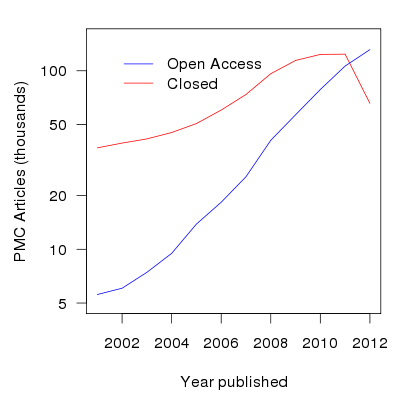

The script that saved this image:
## PLOT the total number of PMC articles published in the Open access subset by Year

# run May 17, 2013 
## all artices  = all[sb]                = 2736623
## open         = open access[Filter]    = 605246


## run loop and SEARCH PMC for
##  <Year>[dp] AND open access[Filter]  
##  <Year>[dp] NOT open access[Filter]


years<- 2001:2013
pub_open <-vector("list", length(years))
pub_closed <-vector("list", length(years))


for(i in 1:length(years)){
  pub_closed[[i]] <-esearch(paste(years[i], "[dp] NOT open access[Filter]", sep=""), "pmc")[2]
  pub_open[[i]]   <-esearch(paste(years[i], "[dp] AND open access[Filter]", sep=""), "pmc")[2]
  Sys.sleep(.33)
}

x1 <- unlist(pub_open)
names(x1) <- years

x2 <- unlist(pub_closed)
names(x2) <- years


## PLOT


png("pmc_growth.png", 400, 400, point=16)
par(mar=c(4.5,4.5,1.5,1))

plot(years[-13], x1[-13]/1000, type="l", pch=16, col="blue", xlab="Year published", ylab="PMC Articles (thousands)", log='y', ylim=c(5,150), las=1  )
lines(years[-13], x2[-13]/1000, col="red")

legend(2001.5, 140, c("Open Access", "Closed"), lty=1, col=c("blue", "red"), bty='n')

dev.off()


